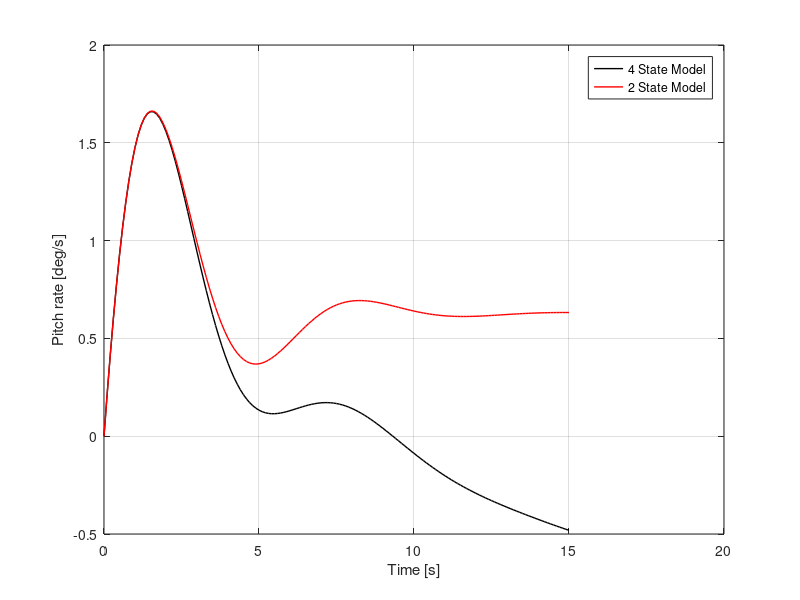
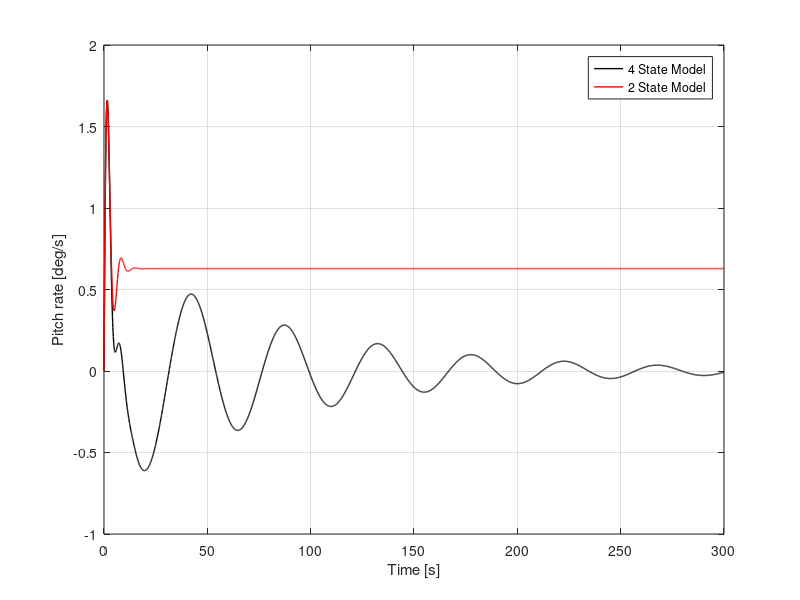

These figures' MATLAB source, in order: (Note: this script raises an error after producing the figures.)
%% PITCH RATE CONTROLLER
%%

clear all
close all
load('Reduced_system.mat')

%% Construct the short period reduced model
%%
% Convert (longitudinal) 4 state matrices to 2 state
A_2s = longitudinal_A([2 4], [2 4]);
B_2s = longitudinal_B([2 4], 1);
C_2s = longitudinal_C([2 4], [2 4]);
D_2s = longitudinal_D([2 4], 1);

% Create state-space model of 2 states
lon_model_2s = ss(A_2s, B_2s, C_2s, D_2s);

%% Compare time responses of the reduced 2 state and 4 state models
%%
% Specify time intervals and timesteps 
time_st = 0:0.1:15;          % short term time
time = 0:0.1:300;            % long term time

% Create state-space model of 4 states
lon_model_4s = ss(longitudinal_A, longitudinal_B, longitudinal_C, longitudinal_D);

% Store step responses of the two models for a short and long duration
Y4_st = step(-lon_model_4s, time_st);
Y2_st = step(-lon_model_2s, time_st); 

Y4 = step(-lon_model_4s, time);
Y2 = step(-lon_model_2s, time);                

% Plotting the time responses of the 2 systems for comparison
% Short term plot
figure(1)
plot(time_st, Y4_st(:,4), 'k', 'Linewidth', 1)
hold on 
plot(time_st, Y2_st(:,2), 'r', 'Linewidth', 1)
xlabel('Time [s]')
ylabel('Pitch rate [deg/s]')
grid on 
legend('4 State Model', '2 State Model')

% Long term plot
figure(2)
plot(time, Y4(:,4), 'k', 'Linewidth', 1)
hold on 
plot(time, Y2(:,2), 'r', 'Linewidth', 1)
xlabel('Time [s]')
ylabel('Pitch rate [deg/s]')
grid on 
legend('4 State Model', '2 State Model')

%% Converting CAP and Gibson requirements to the familiar frequency domain
%%
% Parameters
V_ft = 300;                  % ft/s
V_m = 0.3048 * V_ft;         % m/s

% Requirements
nat_freq = 0.03 * V_m;                 % rad/s
time_con_req = 1 / (0.75 * nat_freq);  % s
damp_ratio = 0.5; 

%% Pitch Rate Command System (Satisfying Requirements)
%%
% Parameters
V_gust = 4.572;                  % wind gust velocity in m/s

% Computing the required poles
pole_1 = (-damp_ratio * nat_freq) + nat_freq * ((damp_ratio^2 - 1))^0.5;
pole_2 = (-damp_ratio * nat_freq) - nat_freq * ((damp_ratio^2 - 1))^0.5;
poles = [pole_1 pole_2];

% Computing the gains
gains = place(A_2s, B_2s, poles);       % compute gain matrix
K_alpha = gains(1);                     % deg/rad
K_q = gains(2);                         % deg/(rad/s)

% Compute transferfunction with poleplacement
A_ac_2s_new = A_2s - B_2s*gains;                          % compute change in A-matrix
lon_model_2s_new = ss(A_ac_2s_new,B_2s, C_2s, D_2s);      % new state-space system

H_CL = tf(lon_model_2s_new);                              % tf after poleplacement
H_CL_alpha = H_CL(1);
H_CL_q = H_CL(2);

% Computing the gust influences
alpha_i = atan(V_gust/V_m);          % Induced angle of attack in radians
alpha_i_deg = alpha_i * (180/pi);    % Induced angle of attack in degrees
el_def = K_alpha * alpha_i;          % Elevator deflection

%% Lead-lag filter
%%
s = tf('s');

% Compute the current time constant
H_CL_q = zpk(H_CL_q);
[num, den] = ss2tf(A_2s, B_2s, C_2s, D_2s);
time_con_cur = num(2, end-1)/num(2, end);                  % calculate current time constant from numerators of tf function

% Compute transferfunction of lead-lag filter
H_LL = (time_con_req * s + 1)/(time_con_cur * s + 1);       % a gain value K should be included

% Pole-zero cancellation
H_inc_LL = minreal(H_LL * H_CL);                            % transfer function including lead lag filter
H_alpha_new = H_inc_LL(1);   
H_q_new = H_inc_LL(2);

%% CAP & Gibson Criteria
%%
% Parameters
g = 9.81;            % m/s^2

% Current CAP and Gibson parameters 
[num, den] = tfdata(H_q_new, 'v');
time_con_cur2 = num(2)/num(3);                       % checking current time constant
[wn_cur,zeta_cur] = damp(H_q_new);                   % checking current natural frequency and damp ratio
par_cur = [wn_cur(1), zeta_cur(1), time_con_cur2];   % current parameters

% CAP and Gibson parameters design 
H_design = tf(lon_model_4s);                 % transfer function of 2 state system design adjustments
[wn_design, zeta_design] = damp(H_design);   % natural frequency and damping ratio design adjustments
par_design = [wn_design(3), zeta_design(3), time_con_cur];   % parameters design

% CAP calculations of current parameters and design
CAP_cur = (par_cur(1)^2 * g * par_cur(3)) / (V_m);            % CAP current
CAP_design = (par_design(1)^2 * g * par_design(3)) / (V_m);   % CAP design adjustments

% Compute transfer function for pitch angle
H_angle = minreal(H_q_new * (1/s));

% Construct an input step signal
Time = 0:0.01:5;
Time2 = 5.01:0.01:10;
Time3 = [Time Time2];

u1 = ones(size(Time)) * -1;
u2 = zeros(size(Time2));
u3 = [u1 u2];

% Compute responses for pitch rate and attitude
Y_q = lsim(H_q_new, u3, Time3);
Y_att = lsim(H_angle, u3, Time3); 

% Plot responses for pitch rate and attitude
figure(3)
plot(Time3, Y_q, 'Linewidth', 1)
xlabel('Time [s]')
ylabel('Pitch rate [deg/s]')
grid on 

figure(4)
plot(Time3, Y_att, 'Linewidth', 1)
xlabel('Time [s]')
ylabel('Pitch angle [deg]')
grid on 

% Parameters from pitch rate and attitude response 
q_m = max(Y_q);                % Maximum pitch rate
q_s = Y_q(500);                % Steady state value pitch Rate
q_overshoot = q_m/q_s;         % Pitch rate overshoot ratio
DB = max(Y_att) - Y_att(end);  % Dropback
DB_div_q_s_design = DB/q_s;    % Gibson Criteria design

DB_div_q_s_current = time_con_cur2 - ((2 * zeta_cur(1) )/ wn_cur(1));        %Gibson Criteria current